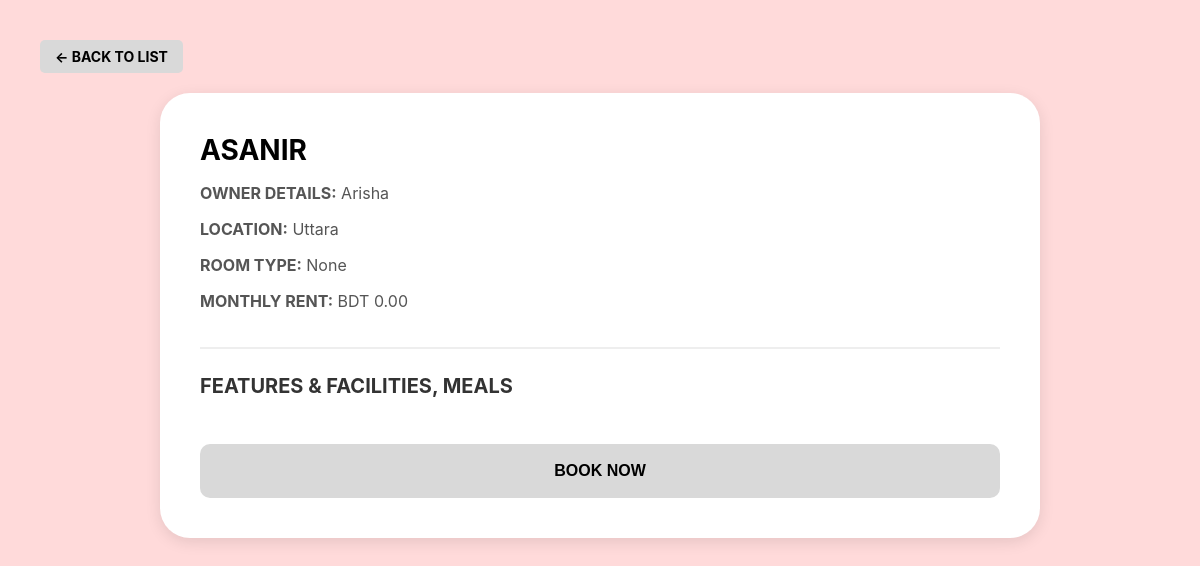
The page /property-details/12/ on the database its author committed.
### core/models.py (models this page shows, shortened)
class Hostel(models.Model):
    GENDER_CHOICES = [('G', 'Girls'), ('B', 'Boys')]
    title = models.CharField(max_length=200, blank=True)
    location = models.CharField(max_length=255, blank=True)
    price_per_month = models.DecimalField(max_digits=10, decimal_places=2, default=0)
    gender = models.CharField(max_length=1, choices=GENDER_CHOICES, blank=True)
    room_details = models.CharField(max_length=255, blank=True, null=True, help_text="e.g. 3-Bed Sharing (Spacious Room)")
    meal_plan = models.TextField(blank=True, null=True, help_text="Describe the meal system and menu")
    facilities_list = models.TextField(blank=True, null=True, help_text="Enter other facilities (one per line)")
    owner = models.ForeignKey(Owner, on_delete=models.CASCADE, null=True, blank=True)
    image = models.ImageField(upload_to='hostels/', null=True, blank=True)

class Owner(models.Model):
    name = models.CharField(max_length=100, blank=True)
    phone = models.CharField(max_length=15, blank=True)
    email = models.EmailField(blank=True)
    password = models.CharField(max_length=128, blank=True, null=True)

### core/views.py (the view)
# urls.py: path('property-details/<int:property_id>/', views.property_details, name='property_details'),
def property_details(request, property_id):
    hostel = get_object_or_404(Hostel, id=property_id)
    return render(request, 'property_details.html', {'hostel': hostel})

### core/templates/property_details.html (shortened to what this page needs)
{% load static %}
<html lang="en">
<head>
</head>
<body>
    <a href="javascript:history.back()" class="back-btn">← BACK TO LIST</a>
    <div class="details-frame">
        <div class="header-section">
            <h1 class="property-title">{{ hostel.title|upper }}</h1>
            <div class="owner-info">
                <p><strong>OWNER DETAILS:</strong> {{ hostel.owner.name|default:"Management" }}</p>
                <p><strong>LOCATION:</strong> {{ hostel.location }}</p>
                <p><strong>ROOM TYPE:</strong> {{ hostel.room_details }}</p>
                <p><strong>MONTHLY RENT:</strong> BDT {{ hostel.price_per_month }}</p>
            </div>
        </div>
        <div class="content-section">
            <h3 class="section-title">FEATURES & FACILITIES, MEALS</h3>
        </div>
        <a href="{% url 'payment_process' %}" style="text-decoration: none;">
            <button class="book-now-btn">BOOK NOW</button>
        </a>
    </div>
</body>
</html>

### core/templates/property_details.html (style rules this page uses)
body { background-color: #FFDADA; font-family: 'Inter', sans-serif; margin: 0; padding: 40px; }
.back-btn { background-color: #D9D9D9; padding: 8px 15px; text-decoration: none; color: black; font-weight: bold; font-size: 14px; border-radius: 5px; display: inline-block; margin-bottom: 20px; }
.details-frame { background-color: white; border-radius: 30px; padding: 40px; box-shadow: 0px 4px 15px rgba(0,0,0,0.1); max-width: 800px; margin: 0 auto; }
.header-section { border-bottom: 2px solid #EEEEEE; padding-bottom: 20px; margin-bottom: 25px; }
.property-title { font-size: 28px; font-weight: bold; text-transform: uppercase; margin: 0; color: #000; }
.owner-info { font-size: 16px; color: #555; margin-top: 10px; }
.section-title { font-size: 20px; font-weight: bold; text-transform: uppercase; margin-bottom: 15px; color: #333; }
.book-now-btn { background-color: #D9D9D9; border: none; padding: 18px; width: 100%; border-radius: 10px; font-weight: bold; font-size: 16px; text-transform: uppercase; cursor: pointer; margin-top: 30px; transition: 0.3s; }

### rows shown on the page
Hostel: title "ASANIR", owner.name "Arisha", location "Uttara", room_details "None", price_per_month "0.00"
